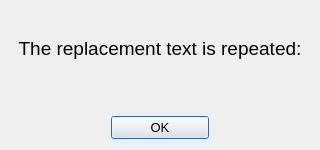
<?xml version="1.0" encoding="UTF-8"?>
<ui version="4.0">
 <class>Dialog</class>
 <widget class="QDialog" name="Dialog">
  <property name="geometry">
   <rect>
    <x>0</x>
    <y>0</y>
    <width>320</width>
    <height>150</height>
   </rect>
  </property>
  <property name="minimumSize">
   <size>
    <width>320</width>
    <height>150</height>
   </size>
  </property>
  <property name="maximumSize">
   <size>
    <width>800</width>
    <height>500</height>
   </size>
  </property>
  <property name="windowTitle">
   <string>Dialog</string>
  </property>
  <layout class="QHBoxLayout" name="horizontalLayout">
   <item>
    <layout class="QVBoxLayout" name="verticalLayout_2">
     <item>
      <widget class="QLabel" name="label">
       <property name="font">
        <font>
         <pointsize>14</pointsize>
        </font>
       </property>
       <property name="text">
        <string>The replacement text is repeated:</string>
       </property>
       <property name="alignment">
        <set>Qt::AlignCenter</set>
       </property>
      </widget>
     </item>
     <item>
      <layout class="QHBoxLayout" name="horizontalLayout_2">
       <property name="leftMargin">
        <number>100</number>
       </property>
       <property name="topMargin">
        <number>25</number>
       </property>
       <property name="rightMargin">
        <number>100</number>
       </property>
       <item>
        <widget class="QPushButton" name="pushButton">
         <property name="font">
          <font>
           <pointsize>10</pointsize>
          </font>
         </property>
         <property name="text">
          <string>OK</string>
         </property>
         <property name="flat">
          <bool>false</bool>
         </property>
        </widget>
       </item>
      </layout>
     </item>
    </layout>
   </item>
  </layout>
 </widget>
 <resources/>
 <connections/>
</ui>
